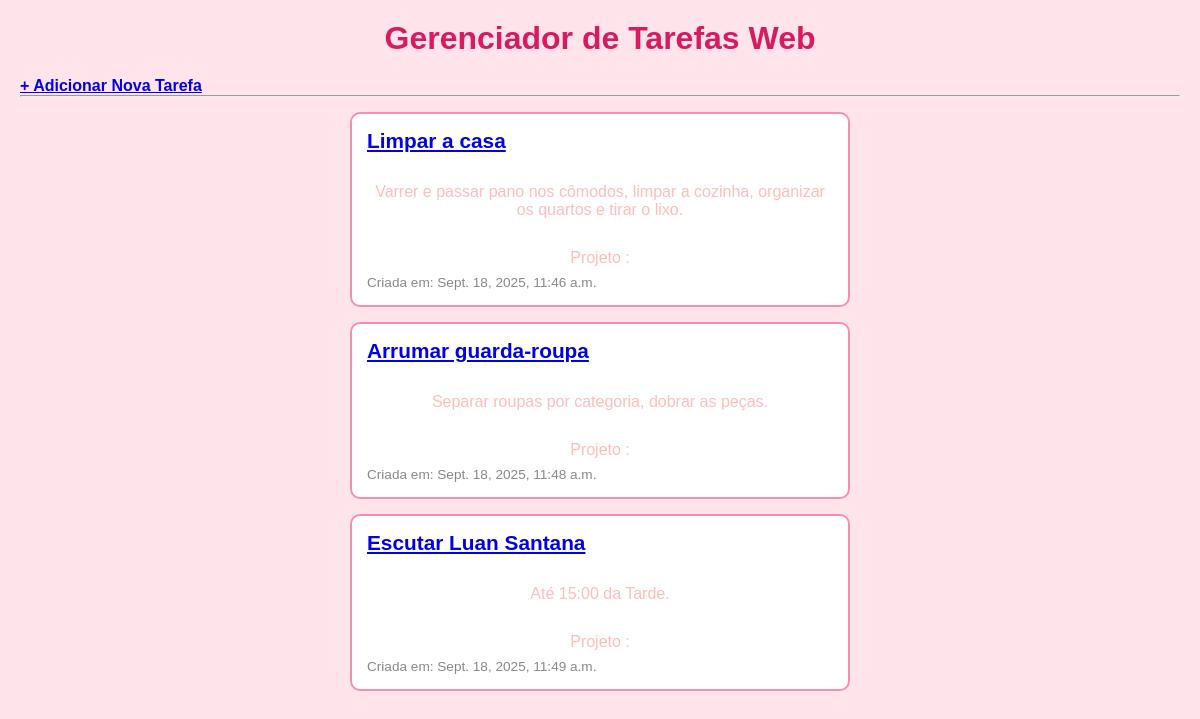
Page /tarefas/ on the earlier database version.
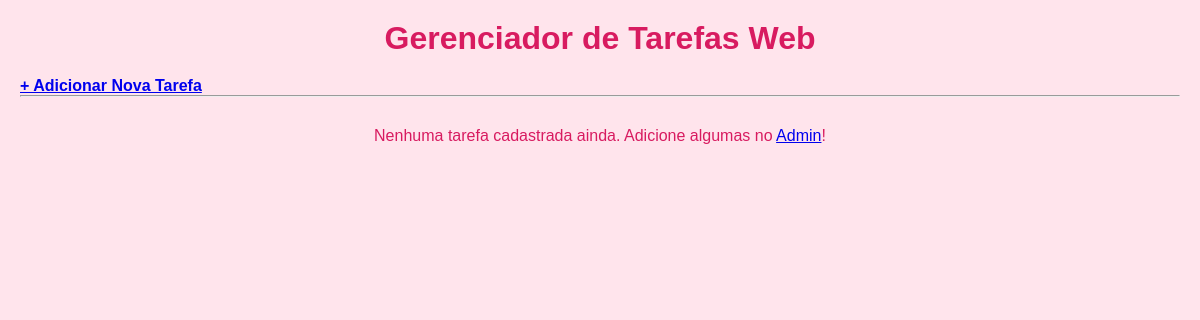
Same page on the later database version.
### tarefas/models.py (models this page shows, shortened)
class Tarefa(models.Model):
    titulo = models.CharField(max_length = 200)
    descricao = models.TextField(blank = True, null = True)
    data_criacao = models.DateTimeField(auto_now_add = True)
    concluida = models.BooleanField(default = False)
    projeto = models.ForeignKey(Projeto, on_delete = models.CASCADE, null = True, blank = True)

### tarefas/views.py (the view)
def listar_tarefas(request):
    tarefas_salvas = Tarefa.objects.all()
    contexto = {
        'minhas_tarefas': tarefas_salvas
    }
    return render(request, 'tarefas/lista.html', contexto)

### tarefas/templates/tarefas/lista.html (shortened to what this page needs)
<!DOCTYPE html>
<html lang="pt-br">
<head>
    {% load static %}
    <link rel="stylesheet" href="{% static 'lista/lista.css' %}">
</head>
<body>
    <h1>Gerenciador de Tarefas Web</h1>
    <a href="{% url 'adicionar_tarefa' %}"><strong>+ Adicionar Nova Tarefa</strong></a>
    <hr>
    {% for tarefa in minhas_tarefas %}
        <div class="tarefa {% if tarefa.concluida %}concluida{% endif %}">
            <h2><a href="{% url 'detalhe_tarefa' tarefa.id %}">{{ tarefa.titulo }}</a></h2>
            <p>{{ tarefa.descricao }}</p>
            <p>Projeto :{{tarefa.projeto.nome}}</p>
            <small>Criada em: {{ tarefa.data_criacao }}</small>
        </div>
    {% empty %}
        <p>Nenhuma tarefa cadastrada ainda. Adicione algumas no <a href="/admin/">Admin</a>!</p>
    {% endfor %}
</body>
</html>

Differences in the rows shown:
removed Tarefa: titulo "Limpar a casa", descricao "Varrer e passar pano nos cômodos, limpar a cozinha, organizar os quartos e tirar o lixo.", data_criacao "Sept. 18, 2025, 11:46 a.m."
removed Tarefa: titulo "Arrumar guarda-roupa", descricao "Separar roupas por categoria, dobrar as peças.", data_criacao "Sept. 18, 2025, 11:48 a.m."
removed Tarefa: titulo "Escutar Luan Santana", descricao "Até 15:00 da Tarde.", data_criacao "Sept. 18, 2025, 11:49 a.m."
Other differences:
text now shown: "Nenhuma tarefa cadastrada ainda. Adicione algumas no Admin !"
